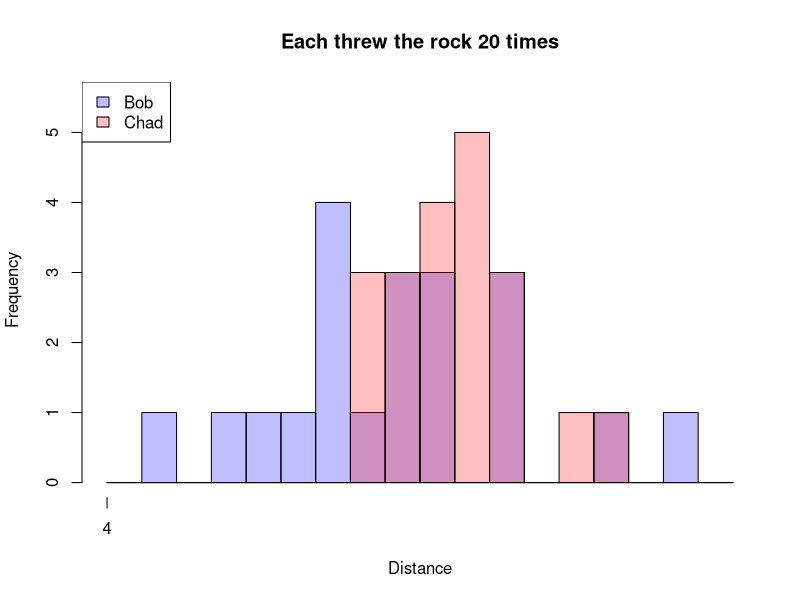
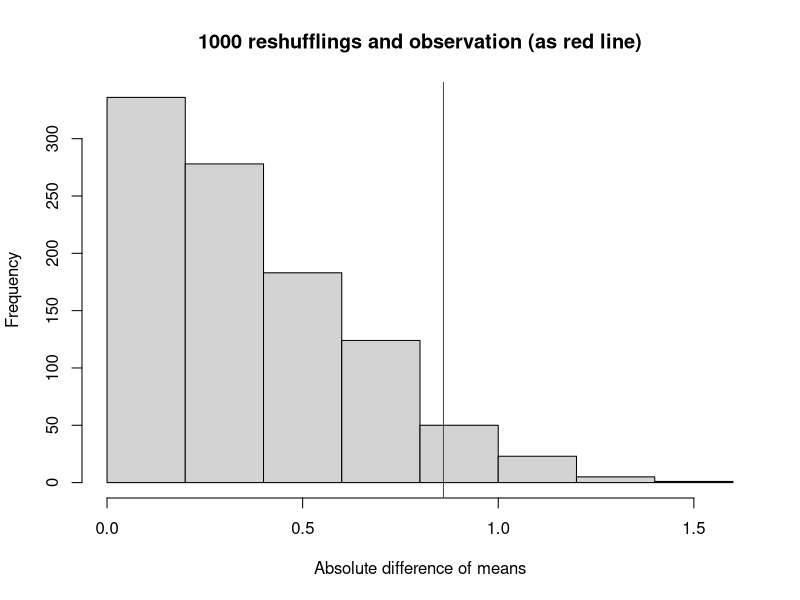

These charts were generated, in order, by the following R code:
## ---- chunk 1
set.seed(12)
n = 20
n1 = n
n2 = n
B = round(rnorm(20,8.9,2),1)
C = round(rnorm(20,9,1),1)
xbarb = round(mean(B),2)
xbarc = round(mean(C),2)
oad = abs(xbarb-xbarc)
## ---- chunk 2
sampool = c(B,C)
lo = floor(min(sampool))
hi = ceiling(max(sampool))
plot1 <- hist(B,breaks=seq(lo,hi,0.5),plot=F)
plot2 <- hist(C,breaks=seq(lo,hi,0.5),plot=F)
dens1 = (plot1$counts)/n1
dens2 = (plot2$counts)/n2
mxden = max(c(dens1,dens2))
plot(plot1, col=rgb(0,0,1,1/4), xlim=c(lo,hi), ylim=c(0,max(c(plot1$counts,plot2$counts))*1.1),
     main="Each threw the rock 20 times",
     xlab="Distance",xaxt = "n")
plot(plot2, col=rgb(1,0,0,1/4), add=T)
cnts1 = numeric()
axis(1,at=seq(lo,hi,10))
legend("topleft",legend=c("Bob","Chad"),fill=c(rgb(0,0,1,1/4),rgb(1,0,0,1/4)))
## ---- chunk 3
xx = c(B,C)
ads = numeric()
for(i in 1:1000){
    xxx = sample(xx)
    m1 = mean(xxx[1:n1])
    m2 = mean(xxx[(n1+1):(n1+n2)])
    ads = c(ads,abs(m2-m1))
}
hist(ads,main="1000 reshufflings and observation (as red line)",xlab="Absolute difference of means")
abline(v=oad,col="red")
bspv = round(sum(ads>=oad)/1000,3)
## ---- chunk 4
fpv = t.test(B,C)$p.value
